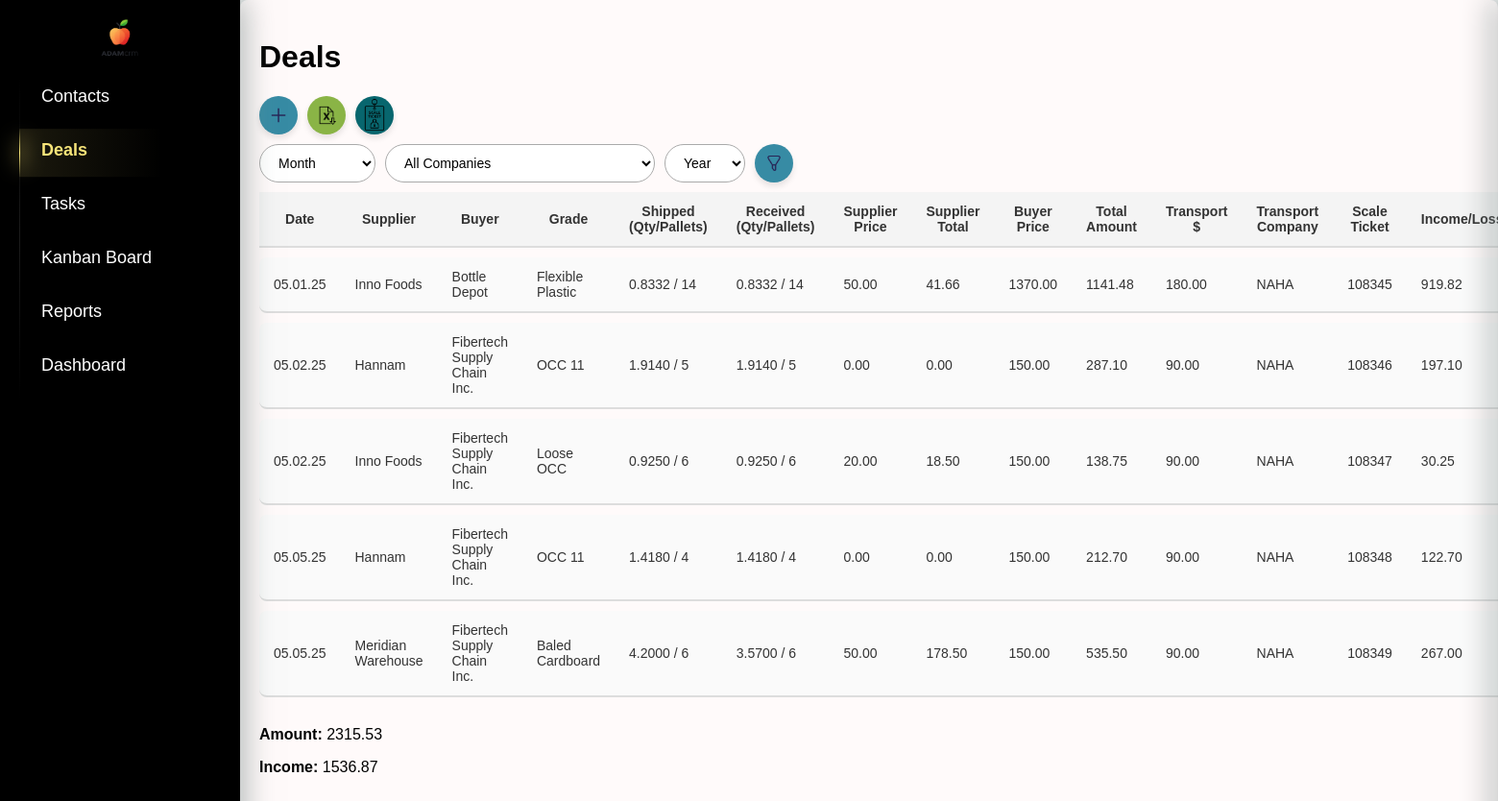
Page /deals/ on the earlier database version.
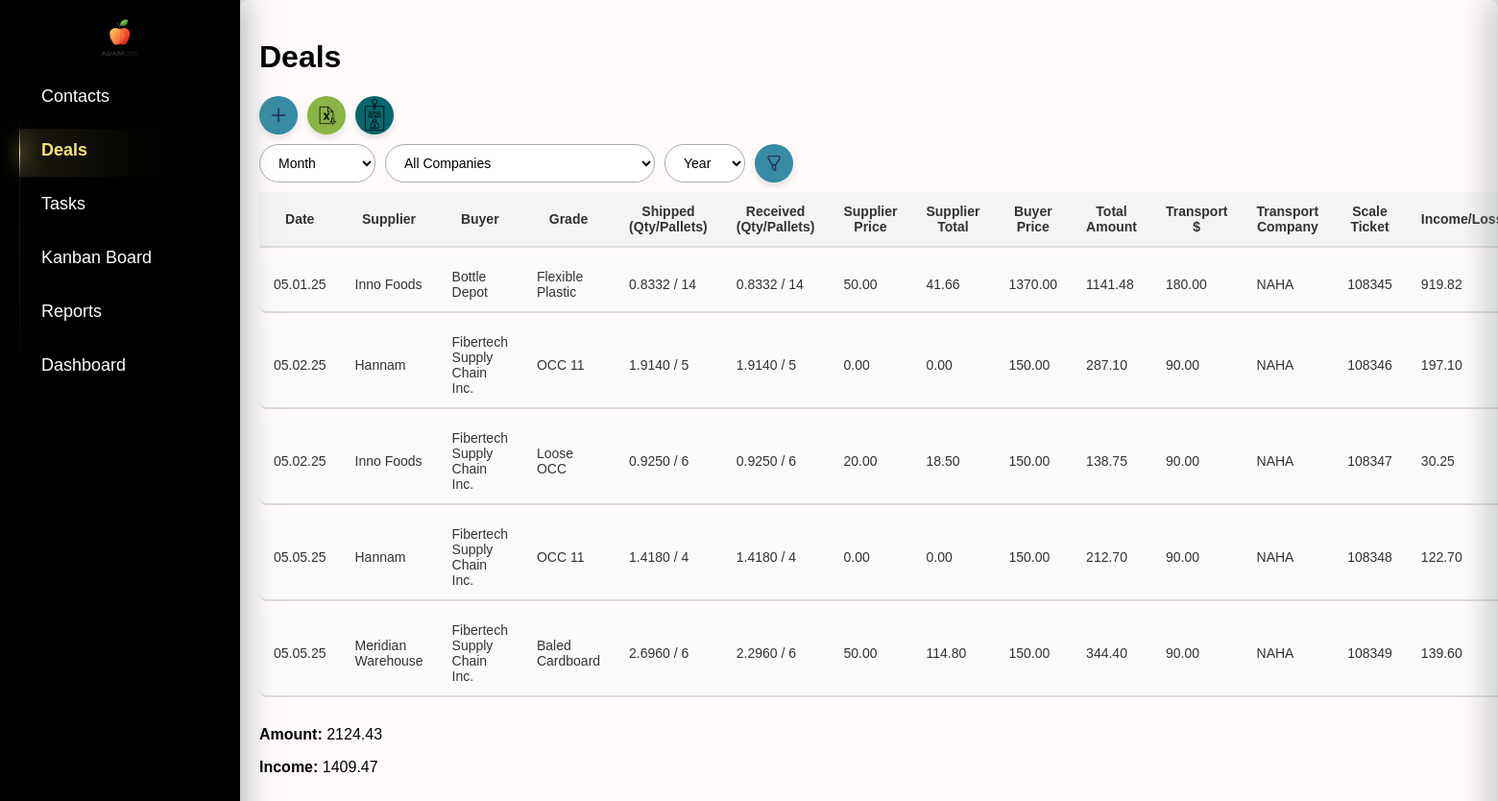
Same page on the later database version.
### crm/models.py (models this page shows, shortened)
class Deals(models.Model):
    date = models.DateTimeField(default=timezone.now)  # Дата сделки
    supplier = models.ForeignKey(Company, on_delete=models.CASCADE, related_name='deals_as_supplier')
    buyer = models.ForeignKey(Company, on_delete=models.CASCADE, related_name='deals_as_buyer', null=True, blank=True)
    grade = models.CharField(max_length=255, choices=[(key, key) for key in settings.MATERIALS_LIST.keys()])
    shipped_quantity = models.DecimalField(max_digits=10, decimal_places=4, null=True, blank=True, default=0)  # Отправленный объем (тонны, паллеты и т.д.)
    shipped_pallets = models.PositiveIntegerField(default=0)  # Количество паллет (по умолчанию 0)
    scale_ticket = models.CharField(max_length=50, blank=True, null=True)  # Номер талона на весы (может быть пустым)
    received_quantity = models.DecimalField(max_digits=10, decimal_places=4, null=True, blank=True, default=0)  # Принятый объем (по умолчанию 0)
    received_pallets = models.IntegerField(default=0)  # Количество паллет, принятых (по умолчанию 0)
    supplier_price = models.DecimalField(max_digits=10, decimal_places=2, blank=True, null=True)  # Цена поставщика (может быть пустым)
    supplier_currency = models.CharField(max_length=10, default="CAD")  # Валюта поставщика (по умолчанию "CAD")
    supplier_total = models.DecimalField(max_digits=10, decimal_places=2, blank=True, null=True)  # Сумма поставщика (может быть пустым)
    buyer_price = models.DecimalField(max_digits=10, decimal_places=2)  # Цена покупателя
    buyer_currency = models.CharField(max_length=10, default="CAD")  # Валюта покупателя (по умолчанию "CAD")
    total_amount = models.DecimalField(max_digits=10, decimal_places=2,default=0)  # Итоговая сумма сделки
    invoice_number = models.CharField(max_length=50, blank=True, null=True)  # Номер счета (может быть пустым)
    paid_date = models.DateField(blank=True, null=True)  # Дата оплаты (может быть пустым)
    transport_cost = models.DecimalField(max_digits=10, decimal_places=2,default=0)  # Стоимость транспорта
    transport_company = models.ForeignKey(Company, on_delete=models.CASCADE, related_name='deals_as_hauler')  # Название транспортной компании (может быть пустым)
    total_income_loss = models.DecimalField(max_digits=10, decimal_places=2,default=0)  # Общий доход/убыток

class Company(models.Model):
    name = models.CharField(max_length=200, unique=True)
    unique_number = models.CharField(max_length=255, unique=True, blank=True, null=True)
    pickup_requested = models.BooleanField(default=False)
    def __str__(self):
        return self.name

### crm/views.py (the view)
# urls.py: path("deals/", views.deal_list, name="deal_list"),
def deal_list(request):
    print("DEBUG: datetime is", datetime)
    today_date = datetime.today()  # ✅ Теперь работает
    companies = Company.objects.all()
    current_month = today_date.month
    current_year = today_date.year
    deals = Deals.objects.all()
    suppliers = Company.objects.filter(contacts__company_type="suppliers").distinct()  # Только поставщики
    buyers = Company.objects.filter(contacts__company_type="buyers").distinct()  # Только покупатели
    hauler = Company.objects.filter(contacts__company_type="hauler").distinct() # Only Haulers
    month = request.GET.get('month', str(current_month).zfill(2))  # Текущий месяц по умолчанию
    year = request.GET.get('year', str(current_year))  # Текущий год по умолчанию
    selected_company_id = request.GET.get('company')
    if selected_company_id:
        deals = deals.filter(
            Q(supplier__id=selected_company_id) |
            Q(buyer__id=selected_company_id) |
            Q(transport_company__id=selected_company_id)
        )
    if month and year:
        deals = deals.filter(date__month=int(month), date__year=int(year))
    elif month:  # Если указан только месяц
        deals = deals.filter(date__month=int(month))
    elif year:  # Если указан только год
        deals = deals.filter(date__year=int(year))
    totals = deals.aggregate(
        total_income_loss=Sum('total_income_loss'),
        total_amount=Sum('total_amount'),
    )
    years = Deals.objects.annotate(year=ExtractYear('date')).values_list('year', flat=True).distinct()
    months = range(1, 13)  # Месяцы с 1 по 12
    month_names = {
        '01': _('January'),
        '02': _('February'),
        '03': _('March'),
        '04': _('April'),
        '05': _('May'),
        '06': _('June'),
        '07': _('July'),
        '08': _('August'),
        '09': _('September'),
        '10': _('October'),
        '11': _('November'),
        '12': _('December'),
    }
    form = DealForm()
    context = {
        'deals': deals,
        'suppliers': suppliers,  # Только поставщики
        'buyers': buyers,  # Только покупатели, если нужно
        'month': month,
        'year': year,
        'totals': totals,
        'years': sorted(years),  # Сортируем список лет для удобства
        'month_names': month_names,
        'months': months,  # Месяцы для выпадающего списка
        'setting': settings,
        'form': form,
        'hauler': hauler,
        'selected_company_id': int(selected_company_id) if selected_company_id else None,
        'companies': companies,
    }
    return render(request, 'crm/deal_list.html', context)

### crm/forms.py
class DealForm(forms.ModelForm):
    class Meta:
        model = Deals
        fields = [
            'date', 'supplier', 'buyer', 'grade', 'shipped_quantity', 'shipped_pallets',
            'scale_ticket', 'received_quantity', 'received_pallets', 'supplier_price',
            'supplier_currency', 'supplier_total', 'buyer_price', 'buyer_currency',
            'total_amount', 'invoice_number', 'paid_date', 'transport_cost', 'transport_company',
            'total_income_loss'
        ]
        widgets = {
            'date': forms.DateTimeInput(attrs={'type': 'datetime-local'}),
            'paid_date': forms.DateInput(attrs={'type': 'date'}),
            'supplier_price': forms.NumberInput(attrs={'step': '0.01'}),
            'buyer_price': forms.NumberInput(attrs={'step': '0.01'}),
            'transport_cost': forms.NumberInput(attrs={'step': '0.01'}),
            'total_amount': forms.NumberInput(attrs={'step': '0.01'}),
            'total_income_loss': forms.NumberInput(attrs={'step': '0.01'}),
        }

### crm/templates/crm/deal_list.html (shortened to what this page needs)
{% extends 'crm/index.html' %}
{% load static %}
{% load custom_filters %}
{% block content %}
        <h1>Deals</h1>
        <div class="buttons-container">
            <button id="addNewDealBtn" class="add-new-deal-btn">
                <img src="{% static 'crm/images/icons/plus.png' %}" alt="Add Icon" class="icon">
            </button>
            <a href="{% url 'export_deals_to_excel' %}?month={{ month }}&year={{ year }}" class="export-btn">
                <img src="{% static 'crm/images/icons/excel.png' %}" alt="Export Icon" class="icon">
            </a>
            <button onclick="openScaleTicketSidebar()" class="scale-btn">
                <img src="{% static 'crm/images/icons/scale_ticket.png' %}" alt="Add Icon" class="icon">
            </button>
        </div>
        <form method="get" action="{% url 'deal_list' %}" class="filter-form">
            <div class="filter-container">
                <div class="filter-item">
                    <select name="month" id="month">
                        <option value="" {% if not month %}selected{% endif %}>Month</option>
                    </select>
                </div>
                <div class="filter-item">
                    <select name="company" id="company">
                        <option value="">All Companies</option>
                    </select>
                </div>
                <div class="filter-item">
                    <select name="year" id="year">
                        <option value="" {% if not year %}selected{% endif %}>Year</option>
                    </select>
                </div>
                <div class="filter-item">
                    <button type="submit" class="filter-btn">
                        <img src="{% static 'crm/images/icons/filter.png' %}" alt="Filter Icon" class="icon">
                    </button>
                </div>
            </div>
        </form>
        <table id="dealTable" class="deal-table">
            <thead>
                <tr>
                    <th>Date</th>
                    <th>Supplier</th>
                    <th>Buyer</th>
                    <th>Grade</th>
                    <th>Shipped (Qty/Pallets)</th>
                    <th>Received (Qty/Pallets)</th>
                    <th>Supplier Price</th>
                    <th>Supplier Total</th>
                    <th>Buyer Price</th>
                    <th>Total Amount</th>
                    <th>Transport $</th>
                    <th>Transport Company</th>
                    <th>Scale Ticket</th>
                    <th>Income/Loss</th>
                </tr>
            </thead>
            <tbody>
                {% for deal in deals %}
                <tr class="deal-row" data-id="{{ deal.id }}">
                    <td>{{ deal.date|date:'m.d.y' }}</td>
                    <td>{{ deal.supplier.name }}</td>
                    <td>{{ deal.buyer.name }}</td>
                    <td>{{ deal.grade }}</td>
                    <td>{{ deal.shipped_quantity }} / {{ deal.shipped_pallets }}</td>
                    <td>{{ deal.received_quantity }} / {{ deal.received_pallets }}</td>
                    <td>{{ deal.supplier_price }}</td>
                    <td>{{ deal.supplier_total }}</td>
                    <td>{{ deal.buyer_price }}</td>
                    <td>{{ deal.total_amount }}</td>
                    <td>{{ deal.transport_cost }}</td>
                    <td>{{ deal.transport_company }}</td>
                    <td>{{ deal.scale_ticket|default:"N/A" }}</td>
                    <td>{{ deal.total_income_loss }}</td>
                </tr>
                {% empty %}
                <tr><td colspan="14">No deals available.</td></tr>
                {% endfor %}
            </tbody>
        </table>
        <div style="margin-top: 20px;">
            <p><strong>Amount:</strong> {{ totals.total_amount|default:"0.00"|floatformat:2 }}</p>
            <p><strong>Income:</strong> {{ totals.total_income_loss|default:"0.00"|floatformat:2 }}</p>
        </div>
    <link rel="stylesheet" href="{% static 'crm/deal_list.css' %}">
    <link rel="stylesheet" href="{% static 'crm/styles.css' %}">
{% endblock %}

Differences in the rows shown:
changed Deals "Baled Cardboard": shipped_quantity "4.2000" → "2.6960"; received_quantity "3.5700" → "2.2960"; supplier_total "178.50" → "114.80"; total_amount "535.50" → "344.40"; total_income_loss "267.00" → "139.60"
Other differences:
{{ totals.total_amount|default:"0.00"|floatformat:2 }}: "2315.53" → "2124.43"
{{ totals.total_income_loss|default:"0.00"|floatformat:2 }}: "1536.87" → "1409.47"
